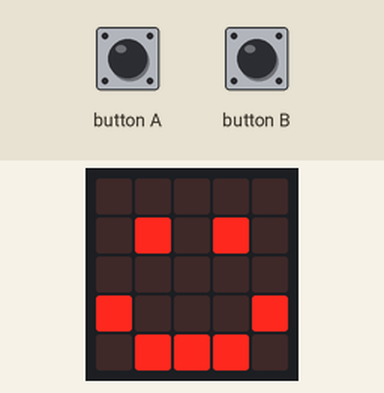
A program run on a simulated BBC micro:bit (MakeCode). Shown: the board's 5×5 LED display.

Above: at 0.1 s.
At 10.1 s:
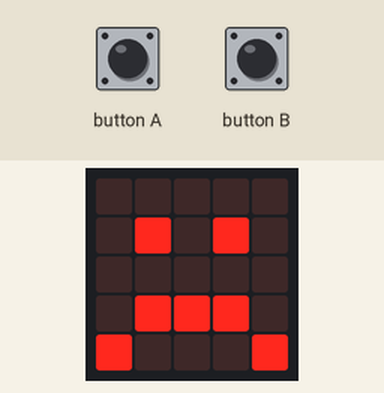
At 20.1 s:
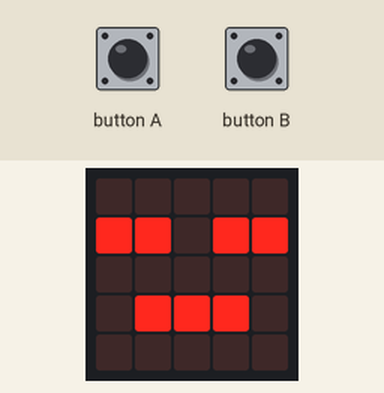

Measured:
- what the display in image 1 shows lasts 10.0 s, from 10.0 s to 20.0 s

The program:

main.ts
```typescript
input.onButtonPressed(Button.A, function () {
    voeden += 5
})
input.onButtonPressed(Button.B, function () {
    knuffelen += 5
})
let knuffelen = 20
let voeden = 20
let dood = 0
loops.everyInterval(1000, function () {
    knuffelen += -1
    voeden += -1
})
basic.forever(function () {
    if (dood == 0 && (knuffelen > 10 && voeden > 10)) {
        basic.showLeds(`
            . . . . .
            . # . # .
            . . . . .
            # . . . #
            . # # # .
            `)
    } else if (dood == 1) {
        basic.showLeds(`
            . . . . .
            # # . # #
            . . . . .
            . # # # .
            . . . . .
            `)
    }
})
basic.forever(function () {
    if (knuffelen < 0 && voeden < 0) {
        dood += 1
    }
})
basic.forever(function () {
    if (dood == 0 && (voeden < 10 && knuffelen < 10 && (voeden > 0 && knuffelen > 0))) {
        basic.showLeds(`
            . . . . .
            . # . # .
            . . . . .
            . # # # .
            # . . . #
            `)
    } else if (1 == dood) {
        basic.showLeds(`
            . . . . .
            # # . # #
            . . . . .
            . # # # .
            . . . . .
            `)
    }
})
basic.forever(function () {
    if (dood == 1) {
        basic.showLeds(`
            . . . . .
            # # . # #
            . . . . .
            . # # # .
            . . . . .
            `)
    }
})
```

test.ts
```typescript
// tests gaan hier; deze zal niet worden gecompileerd wanneer dit pakket wordt gebruikt als extensie.
```
